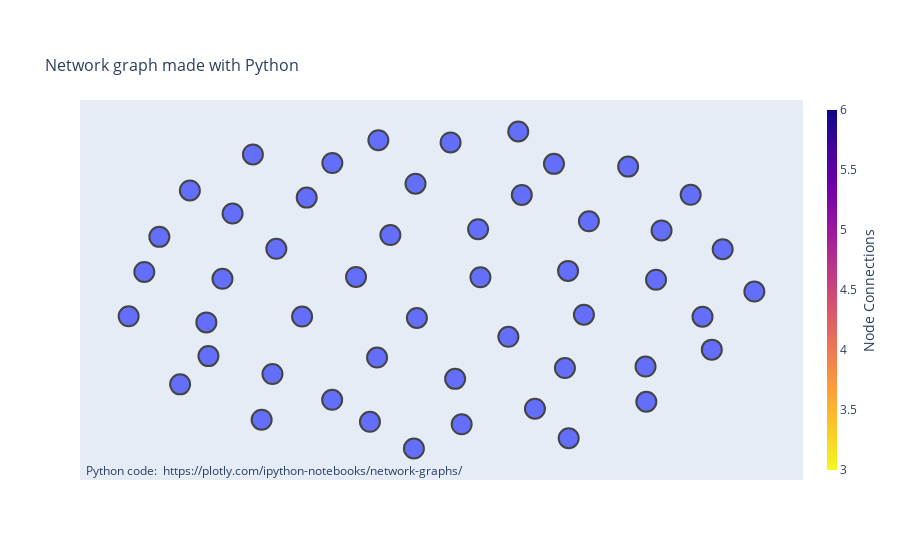

The notebook cell this image was saved under:
### Code cell
traces = edge_traces
traces.append(node_trace)
fig = go.Figure(node_trace,
             layout=go.Layout(
                title='<br>Network graph made with Python',
                titlefont_size=16,
                showlegend=False,
                #hovermode='closest',
                 
                #margin=dict(b=20,l=5,r=5,t=40),
                annotations=[ dict(
                    text="Python code: <a href='https://plotly.com/ipython-notebooks/network-graphs/'> https://plotly.com/ipython-notebooks/network-graphs/</a>",
                    showarrow=False,
                    xref="paper", yref="paper",
                    x=0.005, y=-0.002 ) ],
                xaxis=dict(showgrid=False, zeroline=False, showticklabels=False),
                yaxis=dict(showgrid=False, zeroline=False, showticklabels=False))
                )
fig.show()

### Figure 1 — Plotly figure (JSON) as saved in the notebook; plotly's stock layout.template omitted (floating-point values rounded to 4 significant figures)
{"data": [{"hovertext": ["Fiesta Ranchera", "Po' Boys Restaurant", "La Fiesta Mexican Restaurant", "BIGGBY COFFEE", "Rainbow Garden", "Farmhouse Restaurant At Harvest Market", "Wedding Cakes by Rosie", "V Picasso", "Merry Ann's Diner", "Walmart Supercenter", "Auntie Anne's", "Steak ’n Shake", "Asian Taste Restaurant", "DESTIHL Restaurant & Brew Works", "Taffies Restaurant", "Starbucks", "Stango Cuisine", "Sakanaya", "Sushi Kame", "Ruler Foods", "Aroma Cafe", "Papa George", "Subway Restaurants", "Culver's", "Szechuan China", "Timpone's", "Piccadilly Beverage Shops", "Milo's Restaurant", "Mas Amigos", "Subway Restaurants", "Cabo's Cantina and Grill", "Jumbo Crab", "MezzaLuna", "Aroma Curry House", "Great Harvest Bread - Champaign", "El Patio", "Spicy Tang", "Wood N’ Hog Barbeque", "Save-A-Lot", "Subway Restaurants", "Sushi Rock", "Sonic Drive-In", "Za's Italian Cafe", "Boomerang's Bar & Grill", "Crepe De Licious", "Panera Bread", "Urbana Garden Family Restaurant", "Road Ranger", "B. Lime, A Green Store", "Buffalo Wild Wings"], "marker": {"colorbar": {"thickness": 10, "title": {"side": "right", "text": "Node Connections"}, "xanchor": "left"}, "line": {"width": 2}, "reversescale": true, "size": 20}, "mode": "markers", "type": "scatter", "x": [-0.1422, -0.5462, -0.7131, 0.3115, 0.4154, -0.25, -0.802, 0.8373, 0.1404, 0.6915, -0.06328, -0.4048, -0.1839, 0.4808, 0.2281, -0.5122, -0.3249, 0.6585, -0.2064, -0.7196, 0.6039, 0.4652, 0.3711, 0.4056, -0.8671, -0.6373, 0.06104, 0.2703, 0.2591, 0.9006, -0.5001, -0.05893, 0.8665, 0.8002, 0.7088, 0.04679, 0.1331, 0.08152, -0.3243, -0.9635, -0.1799, -0.4192, -0.9144, -0.6691, 0.4174, 0.661, 1.0, -0.7714, -0.06833, -0.5736], "y": [0.3199, -0.806, -0.4183, -0.7389, 0.1013, 0.0642, -0.5906, -0.1782, 0.06216, 0.04757, 0.6329, 0.5481, -0.4273, 0.4034, -0.3007, -0.528, -0.6849, -0.482, -0.8187, -0.2128, 0.7371, -0.1659, 0.7538, -0.4911, 0.3088, 0.4508, -0.5571, 0.5644, 0.9511, 0.2332, 0.236, -0.186, -0.379, 0.565, 0.3479, 0.8845, 0.3554, -0.834, 0.7587, -0.1757, 0.8981, -0.1772, 0.09459, 0.05289, -0.9192, -0.6965, -0.02473, 0.5915, -0.9817, 0.811]}], "layout": {"annotations": [{"showarrow": false, "text": "Python code: <a href='https://plotly.com/ipython-notebooks/network-graphs/'> https://plotly.com/ipython-notebooks/network-graphs/</a>", "x": 0.005, "xref": "paper", "y": -0.002, "yref": "paper"}], "showlegend": false, "title": {"font": {"size": 16}, "text": "<br>Network graph made with Python"}, "xaxis": {"showgrid": false, "showticklabels": false, "zeroline": false}, "yaxis": {"showgrid": false, "showticklabels": false, "zeroline": false}}}
